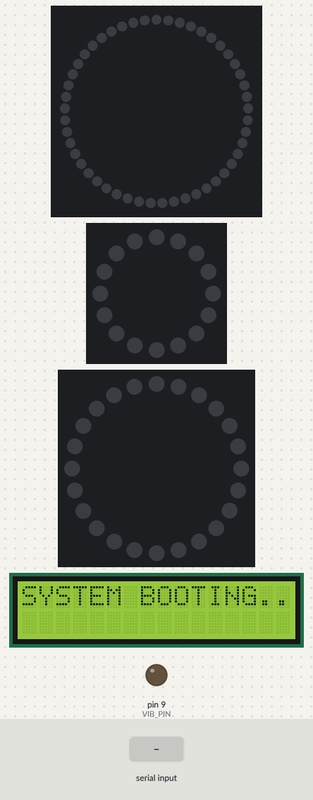
The sketch below on a simulated Arduino Uno, built with avr-gcc and run on an emulated ATmega328P. Shown: 49 RGB LEDs in a ring, first at the top, clockwise, 16 RGB LEDs in a ring, first at the top, clockwise, 24 RGB LEDs in a ring, first at the top, clockwise, 16×2 character LCD, output pins drawn as LEDs (lit = HIGH). The test bench sets the inputs (shaded band). Dim RGB values are drawn brighter than linear.

Above: at 1.2 s.
1.3 s: "<2>" received over Serial
At 2.2 s:
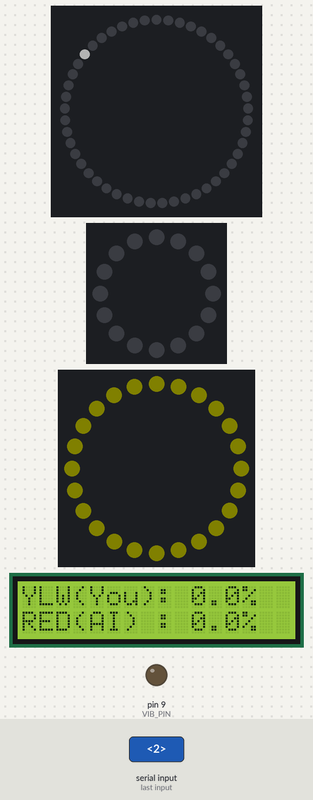
2.9 s: "<0>" received over Serial
At 3.5 s:
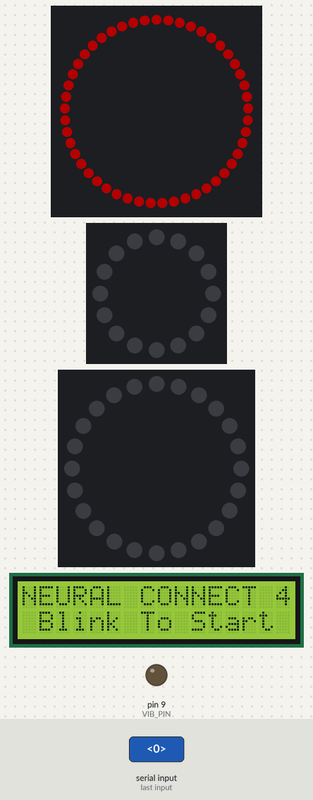
4.4 s: "<1>" received over Serial
At 5.6 s:
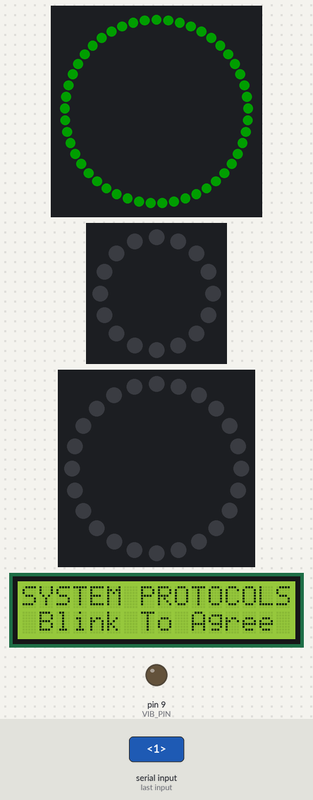
5.9 s: "<90,45,200>" received over Serial
At 7.1 s:
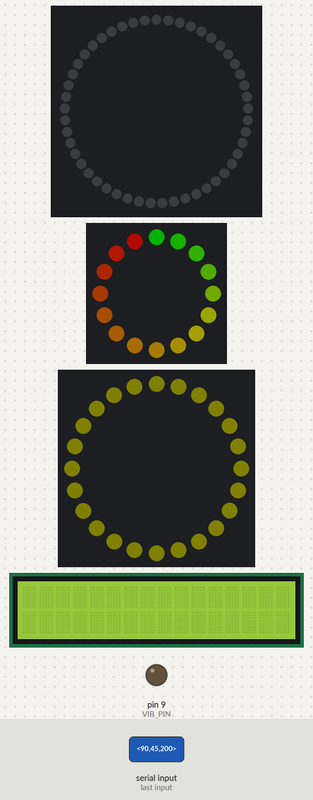
7.4 s: "<30,150,10>" received over Serial
At 8.3 s:
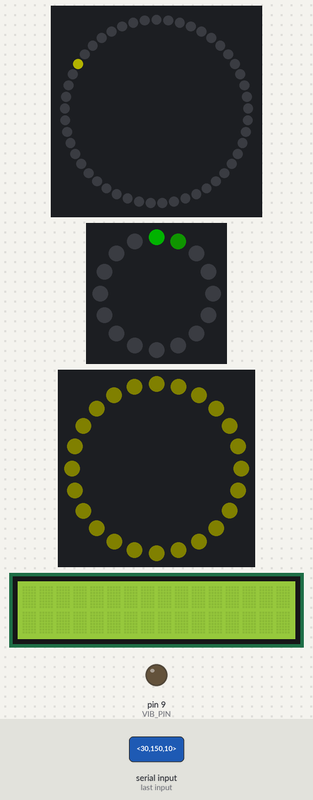
8.9 s: "<90,45>" received over Serial
At 9.4 s:
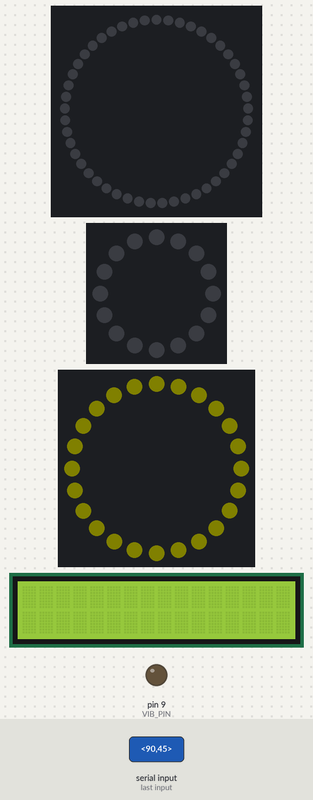
Timing chart, 0 to 11.4 s (numbered marks = the images above; inputs shaded):
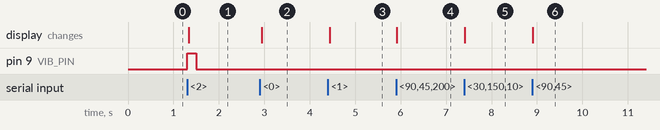

Measured:
- after the input at 1.3 s, pin 9 (VIB_PIN): LOW → HIGH at once, → LOW 0.20 s later; the display: changes at once (image 1)
- after the input at 2.9 s, the display: changes at once (image 2)
- after the input at 4.4 s, the display: changes at once (image 3)
- after the input at 5.9 s, the display: changes at once (image 4)

The sketch:

board_debug.ino
```cpp
#include <FastLED.h>
#include <Wire.h>
#include <LiquidCrystal_I2C.h>

// --- LED 設定 ---
#define LED_PIN     6
#define NUM_LEDS    49
#define BRIGHTNESS  60
#define RING_BRIGHTNESS 25   // 勝率環亮度，0~255，越小越暗
#define LED_TYPE    WS2812B
#define COLOR_ORDER GRB

// --- 充能條設定 ---
#define FOCUS_PIN       7
#define NUM_FOCUS_LEDS  16
CRGB focusLeds[NUM_FOCUS_LEDS];

// --- 【新增】勝率環形燈設定 ---
#define RING_PIN        8       // 將環形燈接在 Pin 8
#define NUM_RING_LEDS   24      // 環形燈總數 24 顆
CRGB ringLeds[NUM_RING_LEDS];   // 建立環形燈專用的色彩陣列

// --- 震動模組設定 ---
#define VIB_PIN 9 // 假設接到 Digital Pin 9，請依據實際接線修改
int lastPiecesCount = -1;        // 記錄上一次的棋子總數
unsigned long vibStartTime = 0;  // 記錄震動開始時間
bool isVibrating = false;        // 震動狀態旗標

CRGB leds[NUM_LEDS];

// --- 顏色定義 ---
CRGB colorEmpty  = CRGB(0, 0, 0);
CRGB colorYellow = CRGB(255, 255, 0);
CRGB colorRed    = CRGB(255, 0, 100);
CRGB colorCyan   = CRGB(0, 255, 255);
CRGB colorGreen  = CRGB(0, 255, 0);
CRGB colorIndicator = CRGB(255, 255, 255);

// --- LCD 設定 ---
LiquidCrystal_I2C lcd(0x27, 16, 2);

// --- 系統變數 ---
const byte numChars = 64;
char receivedChars[numChars];
boolean newData = false;

int uiState = 0;
char boardState[43];
int focusLevel = 0;
int indicatorCol = 0;
int aiHintCol = -1;
float redWinProb = 0.5;
float ylwWinProb = 0.5;

void setup() {
    Serial.begin(115200);

    FastLED.addLeds<LED_TYPE, LED_PIN, COLOR_ORDER>(leds, NUM_LEDS).setCorrection(TypicalLEDStrip);
    FastLED.addLeds<LED_TYPE, FOCUS_PIN, COLOR_ORDER>(focusLeds, NUM_FOCUS_LEDS).setCorrection(TypicalLEDStrip);
    // 【新增】註冊環形燈條
    FastLED.addLeds<LED_TYPE, RING_PIN, COLOR_ORDER>(ringLeds, NUM_RING_LEDS).setCorrection(TypicalLEDStrip);

    FastLED.setBrightness(BRIGHTNESS);
    FastLED.clear();
    FastLED.show();

    // 初始化震動腳位
    pinMode(VIB_PIN, OUTPUT);
    digitalWrite(VIB_PIN, LOW);

    lcd.init();
    lcd.backlight();
    lcd.setCursor(0, 0);
    lcd.print("SYSTEM BOOTING..");
}

void loop() {
    recvWithStartEndMarkers();
    if (newData == true) {
        parseData();
        updateBoard();
        updateLCD();
        newData = false;
    }

    // 非阻塞式震動控制：如果正在震動，且已經過了 200 毫秒，就關閉震動
    if (isVibrating && (millis() - vibStartTime >= 200)) {
        isVibrating = false;
        digitalWrite(VIB_PIN, LOW);
    }
}

void recvWithStartEndMarkers() {
    static boolean recvInProgress = false;
    static byte ndx = 0;
    char startMarker = '<';
    char endMarker = '>';
    char rc;

    while (Serial.available() > 0 && newData == false) {
        rc = Serial.read();
        if (recvInProgress == true) {
            if (rc != endMarker) {
                receivedChars[ndx] = rc;
                ndx++;
                if (ndx >= numChars) {
                    ndx = numChars - 1;
                }
            } else {
                receivedChars[ndx] = '\0';
                recvInProgress = false;
                ndx = 0;
                newData = true;
            }
        } else if (rc == startMarker) {
            recvInProgress = true;
        }
    }
}

void parseData() {
    char * strtokIndx;

    strtokIndx = strtok(receivedChars, ",");
    uiState = atoi(strtokIndx);

    strtokIndx = strtok(NULL, ",");
    strcpy(boardState, strtokIndx);

    strtokIndx = strtok(NULL, ",");
    focusLevel = atoi(strtokIndx);

    strtokIndx = strtok(NULL, ",");
    indicatorCol = atoi(strtokIndx);

    strtokIndx = strtok(NULL, ",");
    aiHintCol = atoi(strtokIndx);

    strtokIndx = strtok(NULL, ",");
    redWinProb = atof(strtokIndx);

    strtokIndx = strtok(NULL, ",");
    ylwWinProb = atof(strtokIndx);

    // --- 新增：震動提醒邏輯 ---
    if (uiState == 2) { // 確保在遊戲進行中才震動
        int currentPieces = 0;

        // 計算盤面上的總棋子數 (不等於 '0' 就是有下棋)
        for (int i = 0; i < 42; i++) {
            if (boardState[i] != '0') {
                currentPieces++;
            }
        }

        // 如果棋子數量改變了 (代表剛有人下完一步，或是遊戲剛開始)
        if (currentPieces != lastPiecesCount) {
            // 偶數顆棋子代表輪到黃方 (玩家)
            if (currentPieces % 2 == 0) {
                isVibrating = true;
                vibStartTime = millis();
                digitalWrite(VIB_PIN, HIGH);
            }
            lastPiecesCount = currentPieces;
        }
    } else {
        // 如果不在遊戲中 (例如待機或結算畫面)，重置狀態確保下一局能正常觸發
        lastPiecesCount = -1;
    }
}

// 蛇行接線座標轉換 (0是最底層，往上遞增)
int getLedIndex(int x, int y) {
    int physicalRow = 5 - y;
    if (physicalRow % 2 == 0) {
        return (physicalRow * 7) + x;
    } else {
        return (physicalRow * 7) + (6 - x);
    }
}

void updateBoard() {
    FastLED.clear();

    if (uiState == 0) {
        fill_solid(leds, NUM_LEDS, CRGB::Red);
    }
    else if (uiState == 1) {
        fill_solid(leds, NUM_LEDS, CRGB::Green);
    }
    else {
        // [遊戲/結算 狀態]
        bool flashOn = (millis() % 400) < 200;

        // --- 預先計算 AI 提示應該落下的精確 Y 座標 ---
        int targetY = -1;
        if (aiHintCol >= 0 && aiHintCol < 7) {
            for (int scanY = 5; scanY >= 0; scanY--) {
                if (boardState[scanY * 7 + aiHintCol] == '0') {
                    targetY = scanY;
                    break;
                }
            }
        }

        // --- 繪製棋盤 (7x6) ---
        for (int y = 0; y < 6; y++) {
            for (int x = 0; x < 7; x++) {
                int stringIndex = y * 7 + x;
                int ledIndex = getLedIndex(x, y);

                if (ledIndex < NUM_LEDS) {
                    if (x == aiHintCol && y == targetY && flashOn) {
                        leds[ledIndex] = colorCyan;
                    }
                    else if (boardState[stringIndex] == '0') {
                        leds[ledIndex] = colorEmpty;
                    } else if (boardState[stringIndex] == '1') {
                        leds[ledIndex] = colorYellow;
                    } else if (boardState[stringIndex] == '2') {
                        leds[ledIndex] = colorRed;
                    }
                }
            }
        }

        // --- 繪製頂部指示燈 (Index 42 ~ 48) ---
        if (uiState == 2) {
            // 正常遊戲中的游標
            for (int i = 0; i < 7; i++) {
                int indIndex = 42 + i;
                if (indIndex < NUM_LEDS) {
                    if (i == indicatorCol) {
                        leds[indIndex] = colorIndicator;
                    } else {
                        leds[indIndex] = colorEmpty;
                    }
                }
            }
        } else if (uiState >= 4 && uiState <= 6) {
            // --- 獲勝特效：來回掃描流動 (Knight Rider 特效) ---
            CRGB winColor;
            if (uiState == 4) winColor = colorYellow;       // 玩家贏
            else if (uiState == 5) winColor = colorRed;     // AI贏
            else winColor = CRGB(200, 200, 200);            // 平手(白色/淺灰)

            // 計算 0~13 的循環，達成來回掃描 (0~6 往右，7~13 往左)
            int flowIndex = (millis() / 70) % 14;
            int litPos = flowIndex;
            if (litPos > 6) {
                litPos = 13 - litPos; // 反向計算
            }

            for (int i = 0; i < 7; i++) {
                int indIndex = 42 + i;
                if (indIndex < NUM_LEDS) {
                    if (i == litPos) {
                        leds[indIndex] = winColor; // 最亮點
                    } else if (abs(i - litPos) == 1) {
                        leds[indIndex] = winColor;
                        leds[indIndex].fadeToBlackBy(200); // 兩側殘影 (調暗)
                    } else {
                        leds[indIndex] = colorEmpty;
                    }
                }
            }
        }

        // --- 繪製類比連續充能條 ---
        float fillAmount = (focusLevel / 100.0) * NUM_FOCUS_LEDS;
        for (int i = 0; i < NUM_FOCUS_LEDS; i++) {
            uint8_t hue = map(i, 0, NUM_FOCUS_LEDS, 96, 0);
            if (i < (int)fillAmount) {
                focusLeds[i] = CHSV(hue, 255, 255);
            }
            else if (i == (int)fillAmount) {
                float fraction = fillAmount - (int)fillAmount;
                focusLeds[i] = CHSV(hue, 255, fraction * 255);
            }
            else {
                focusLeds[i] = CRGB::Black;
            }
        }
    }

    // --- 【新增】繪製勝率環形燈 ---
    if (uiState == 0 || uiState == 1) {
        fill_solid(ringLeds, NUM_RING_LEDS, CRGB::Black); // 待機/規則時保持熄滅
    } else {
        // 計算紅色方(AI)應該佔據的顆數
        // 例: redWinProb=0.5 -> round(0.5 * 24) = 12顆紅色
        int redCount = round(redWinProb * NUM_RING_LEDS);

        for (int i = 0; i < NUM_RING_LEDS; i++) {
            if (i < redCount) {
                ringLeds[i] = colorRed;
            } else {
                ringLeds[i] = colorYellow;
            }

            // 單獨降低勝率環亮度
            ringLeds[i].nscale8(RING_BRIGHTNESS);
        }
    }

    FastLED.show();
}

void updateLCD() {
    static unsigned long lastLcdUpdate = 0;
    if (millis() - lastLcdUpdate > 500) {
        lcd.clear();

        if (uiState == 0) {
            lcd.setCursor(0, 0);
            lcd.print("NEURAL CONNECT 4");
            lcd.setCursor(0, 1); lcd.print(" Blink To Start ");
        }
        else if (uiState == 1) {
            lcd.setCursor(0, 0);
            lcd.print("SYSTEM PROTOCOLS");
            lcd.setCursor(0, 1); lcd.print(" Blink To Agree ");
        }
        else if (uiState == 2) {
            lcd.setCursor(0, 0);
            lcd.print("YLW(You): "); lcd.print(ylwWinProb * 100, 1); lcd.print("%");
            lcd.setCursor(0, 1);
            lcd.print("RED(AI) : "); lcd.print(redWinProb * 100, 1); lcd.print("%");
        }
        // --- 新增：結算停留在棋盤時的 LCD 顯示 ---
        else if (uiState == 4) {
            lcd.setCursor(0, 0); lcd.print("  YLW VICTORY!  ");
            lcd.setCursor(0, 1); lcd.print("  * YOU WIN * ");
        }
        else if (uiState == 5) {
            lcd.setCursor(0, 0); lcd.print("  RED VICTORY!  ");
            lcd.setCursor(0, 1); lcd.print("  * AI WINS * ");
        }
        else if (uiState == 6) {
            lcd.setCursor(0, 0); lcd.print("   STALEMATE!   ");
            lcd.setCursor(0, 1); lcd.print(" * NO WINNER * ");
        }
        // ---------------------------------------
        else if (uiState == 3) {
            lcd.setCursor(0, 0);
            lcd.print("MATCH TERMINATED");
            lcd.setCursor(0, 1); lcd.print("Rst/Quit ?");
        }

        lastLcdUpdate = millis();
    }
}
```
